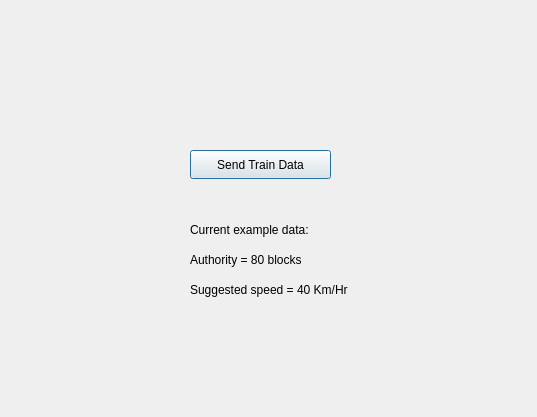
<?xml version="1.0" encoding="UTF-8"?>
<ui version="4.0">
 <class>CTC_test</class>
 <widget class="QDialog" name="CTC_test">
  <property name="geometry">
   <rect>
    <x>0</x>
    <y>0</y>
    <width>537</width>
    <height>417</height>
   </rect>
  </property>
  <property name="windowTitle">
   <string>CTC</string>
  </property>
  <widget class="QPushButton" name="pushButton">
   <property name="geometry">
    <rect>
     <x>190</x>
     <y>150</y>
     <width>141</width>
     <height>29</height>
    </rect>
   </property>
   <property name="text">
    <string>Send Train Data</string>
   </property>
  </widget>
  <widget class="QLabel" name="label_2">
   <property name="geometry">
    <rect>
     <x>190</x>
     <y>250</y>
     <width>151</width>
     <height>20</height>
    </rect>
   </property>
   <property name="text">
    <string>Authority = 80 blocks</string>
   </property>
  </widget>
  <widget class="QLabel" name="label_3">
   <property name="geometry">
    <rect>
     <x>190</x>
     <y>280</y>
     <width>201</width>
     <height>20</height>
    </rect>
   </property>
   <property name="text">
    <string>Suggested speed = 40 Km/Hr</string>
   </property>
  </widget>
  <widget class="QLabel" name="label_4">
   <property name="geometry">
    <rect>
     <x>190</x>
     <y>220</y>
     <width>171</width>
     <height>20</height>
    </rect>
   </property>
   <property name="text">
    <string>Current example data:</string>
   </property>
  </widget>
 </widget>
 <resources/>
 <connections/>
</ui>
